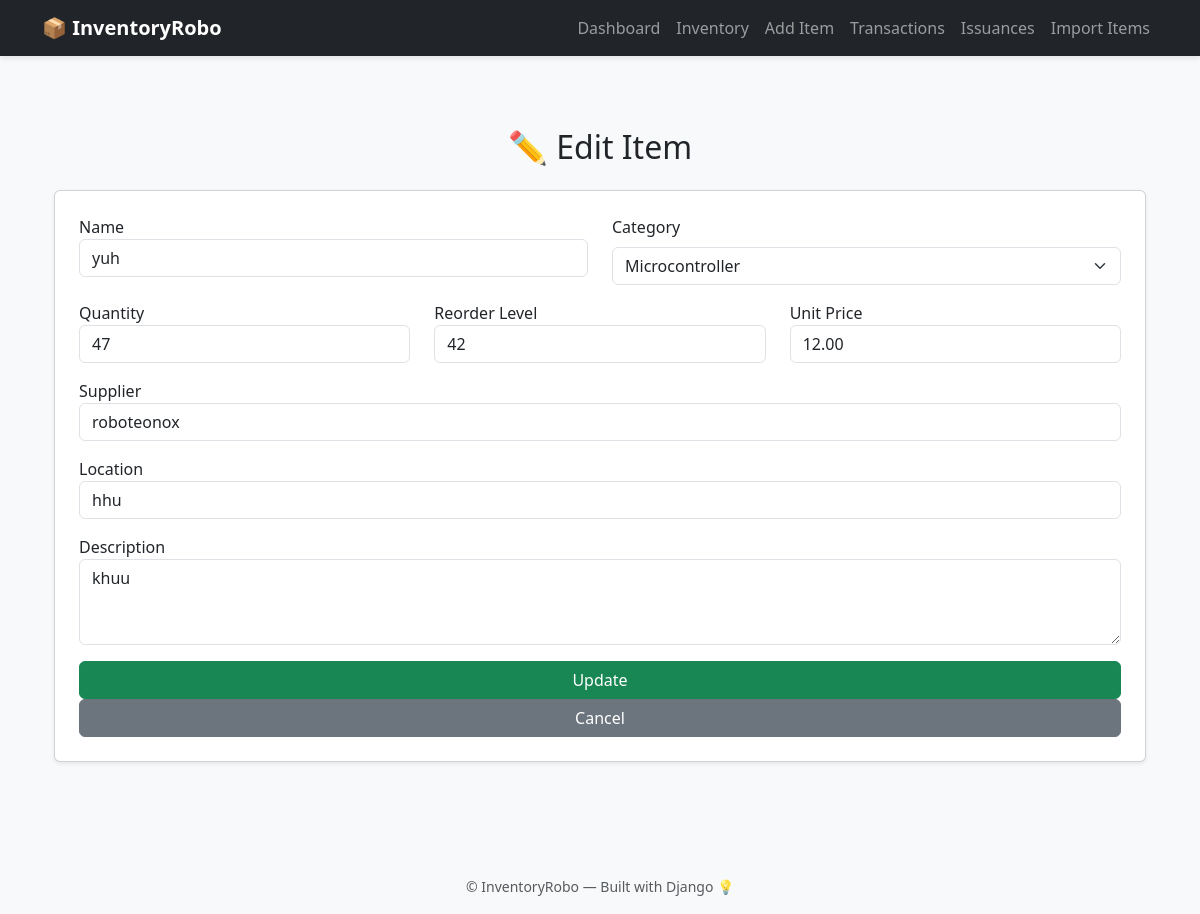
Before: /edit/3/ with the older database file.
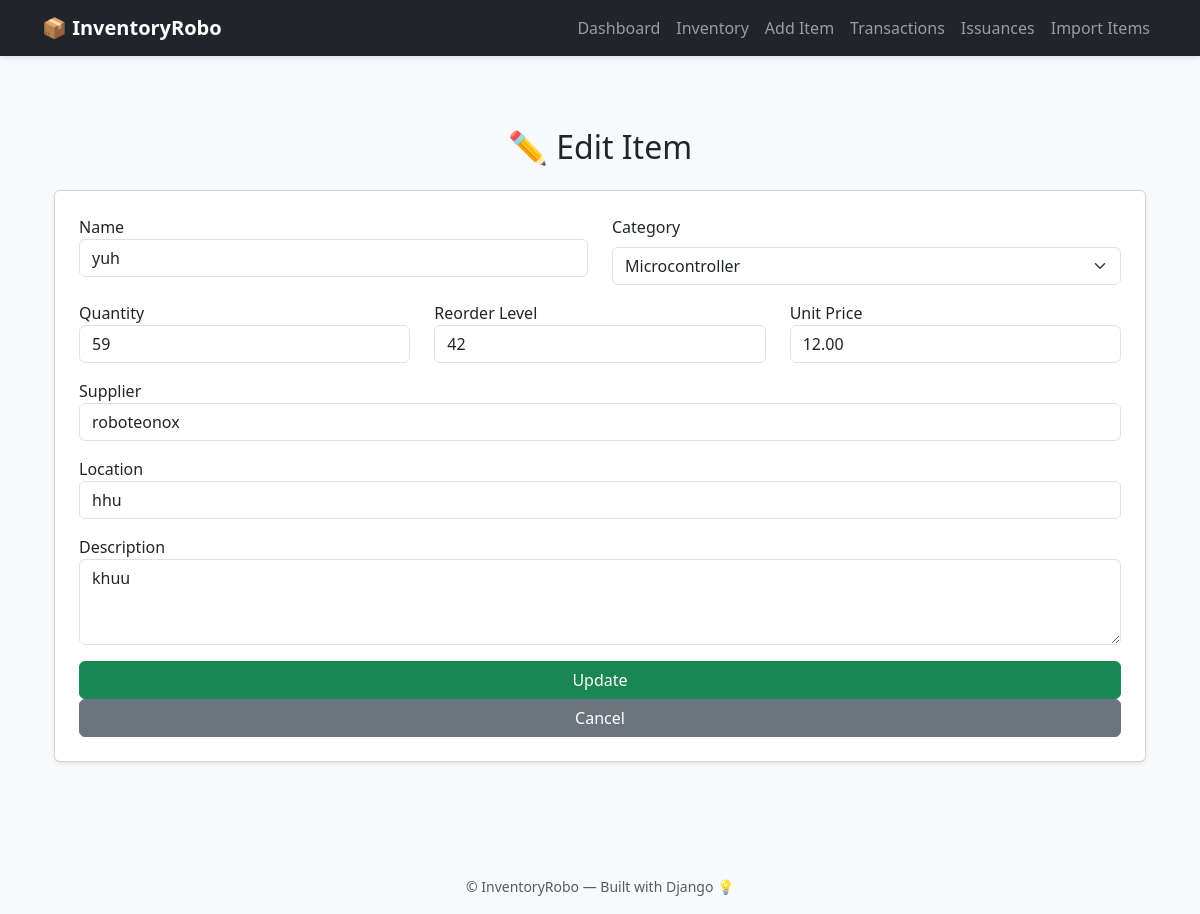
After: the same page with the newer database file.
### inventory/models.py (models this page shows, shortened)
class Item(models.Model):
    serial_no = models.PositiveIntegerField(unique=True, blank=True, null=True)
    name = models.CharField(max_length=100)
    category = models.CharField(max_length=50, choices=CATEGORY_CHOICES)
    custom_category = models.CharField(max_length=100, blank=True, null=True)
    quantity = models.PositiveIntegerField(default=0)
    reorder_level = models.PositiveIntegerField(default=5)
    unit_price = models.DecimalField(max_digits=10, decimal_places=2)
    supplier = models.CharField(max_length=100, blank=True, null=True)
    location = models.CharField(max_length=100, blank=True, null=True)
    description = models.TextField(blank=True, null=True)
    created_at = models.DateTimeField(auto_now_add=True)
    storage_location = models.CharField(max_length=10, blank=True, null=True, editable=False)

### inventory/views.py (the view, shortened to what this page needs)
# urls.py: path('edit/<int:item_id>/', views.edit_item, name='edit_item'),
def edit_item(request, item_id):
    item = get_object_or_404(Item, id=item_id)
    return render(request, 'inventory/edit_item.html',{
        'item': item,
        'CATEGORIES': get_all_categories(),
    }) #

### inventory/utils.py (called while the page is built)
def get_all_categories():
    return (
        Item.objects
        .exclude(category__isnull=True)
        .exclude(category__exact='')
        .values_list('category', flat=True)
        .distinct()
        .order_by('category')
    )

### inventory/templates/inventory/edit_item.html (shortened to what this page needs)
{% extends 'inventory/base.html' %}
{% load static %}
{% block content %}
<div class="container py-5">
    <h2 class="text-center mb-4">✏️ Edit Item</h2>
    <form method="POST" class="card p-4 shadow-sm">
        <div class="row">
            <div class="col-md-6 mb-3">
                <label>Name</label>
                <input type="text" name="name" class="form-control" value="{{ item.name }}" required>
            </div>
            <div class="col-md-6 mb-3">
                <label for="category" class="form-label">Category</label>
                <select id="category" name="category" class="form-select" onchange="toggleCustomCategory(this)"
                    required>
                    {% for cat in CATEGORIES %}
                    <option value="{{ cat }}" {% if item.category == cat %}selected{% endif %}>
                        {{ cat }}
                    </option>
                    {% endfor %}
                </select>
                </div>
            </div>
            <div class="row">
                <div class="col-md-4 mb-3">
                    <label>Quantity</label>
                    <input type="number" name="quantity" class="form-control" value="{{ item.quantity }}" required>
                </div>
                <div class="col-md-4 mb-3">
                    <label>Reorder Level</label>
                    <input type="number" name="reorder_level" class="form-control" value="{{ item.reorder_level }}"
                        required>
                </div>
                <div class="col-md-4 mb-3">
                    <label>Unit Price</label>
                    <input type="number" step="0.01" name="unit_price" class="form-control"
                        value="{{ item.unit_price }}" required>
                </div>
            </div>
            <div class="mb-3">
                <label>Supplier</label>
                <input type="text" name="supplier" class="form-control" value="{{ item.supplier }}">
            </div>
            <div class="mb-3">
                <label>Location</label>
                <input type="text" name="location" class="form-control" value="{{ item.location }}">
            </div>
            <div class="mb-3">
                <label>Description</label>
                <textarea name="description" class="form-control" rows="3">{{ item.description }}</textarea>
            </div>
            <button type="submit" class="btn btn-success">Update</button>
            <a href="{% url 'inventory_list' %}" class="btn btn-secondary">Cancel</a>
    </form>
</div>
{% endblock %}

Changed rows visible on the page:
changed Item "yuh": quantity "47" → "59"
